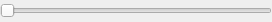
<?xml version="1.0" encoding="UTF-8"?>
<ui version="4.0">
 <class>SliderWidget</class>
 <widget class="QWidget" name="SliderWidget">
  <property name="geometry">
   <rect>
    <x>0</x>
    <y>0</y>
    <width>272</width>
    <height>22</height>
   </rect>
  </property>
  <property name="sizePolicy">
   <sizepolicy hsizetype="Expanding" vsizetype="Preferred">
    <horstretch>0</horstretch>
    <verstretch>0</verstretch>
   </sizepolicy>
  </property>
  <property name="mouseTracking">
   <bool>false</bool>
  </property>
  <property name="windowTitle">
   <string>Form</string>
  </property>
  <layout class="QHBoxLayout" name="horizontalLayout">
   <property name="spacing">
    <number>0</number>
   </property>
   <property name="margin">
    <number>0</number>
   </property>
   <item>
    <widget class="QSlider" name="slices_slider">
     <property name="pageStep">
      <number>1</number>
     </property>
     <property name="orientation">
      <enum>Qt::Horizontal</enum>
     </property>
    </widget>
   </item>
  </layout>
 </widget>
 <tabstops>
  <tabstop>slices_slider</tabstop>
 </tabstops>
 <resources>
  <include location="../alizams.qrc"/>
 </resources>
 <connections/>
</ui>
